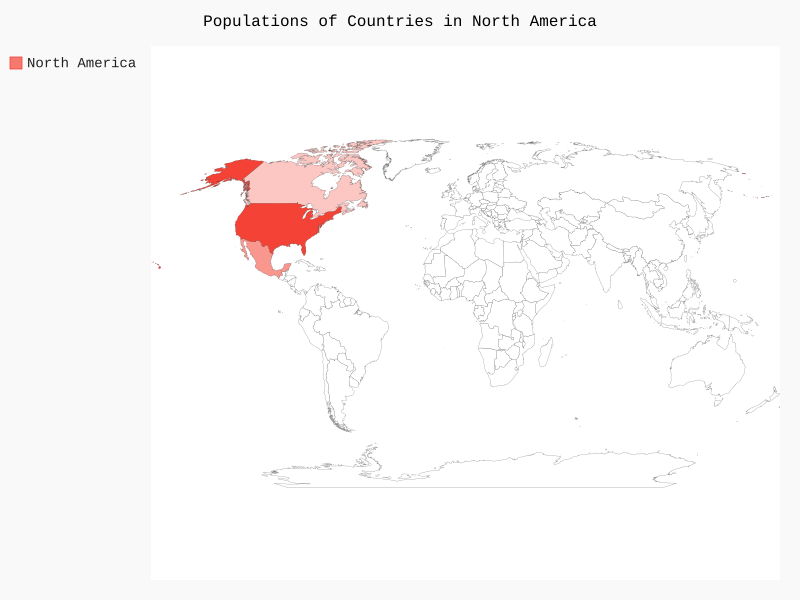

Python code for this plot:
from pygal_maps_world.maps import World

wm = World()
wm.title = 'Populations of Countries in North America'
wm.add('North America', {'ca': 3412600, 'us': 309349000, 'mx': 113423000})

wm.render_to_file('na_populations.svg')
